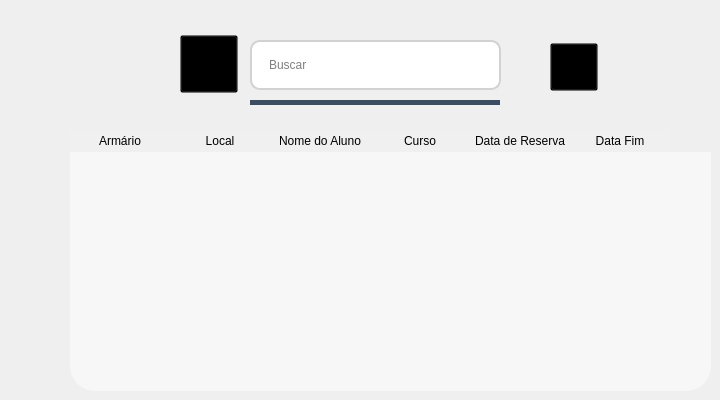
             <widget class="QWidget" name="Search1">
              <widget class="QWidget" name="BlueBar_5" native="true">
               <property name="geometry">
                <rect>
                 <x>250</x>
                 <y>100</y>
                 <width>250</width>
                 <height>5</height>
                </rect>
               </property>
               <property name="styleSheet">
                <string notr="true">background-color: rgb(60, 76, 97);

</string>
               </property>
              </widget>
              <widget class="QTableWidget" name="TabelaBuscar">
               <property name="geometry">
                <rect>
                 <x>70</x>
                 <y>130</y>
                 <width>641</width>
                 <height>261</height>
                </rect>
               </property>
               <property name="styleSheet">
                <string notr="true">QHeaderView::section{
font: 10pt &quot;Seoge UI&quot;;
border-top-left-radius: 25px;
border-bottom-left-radius: 25px;
background-color: rgb(240, 240, 240);
padding: 2px


}

QTableWidget{
background-color: rgb(247, 247, 247);
border-bottom-left-radius: 25px;
border-bottom-right-radius: 25px;
border-left: 5px transparent
} </string>
               </property>
               <column>
                <property name="text">
                 <string>Armário</string>
                </property>
               </column>
               <column>
                <property name="text">
                 <string>Local</string>
                </property>
               </column>
               <column>
                <property name="text">
                 <string>Nome do Aluno</string>
                </property>
               </column>
               <column>
                <property name="text">
                 <string>Curso</string>
                </property>
               </column>
               <column>
                <property name="text">
                 <string>Data de Reserva</string>
                </property>
               </column>
               <column>
                <property name="text">
                 <string>Data Fim</string>
                </property>
               </column>
              </widget>
              <widget class="QLineEdit" name="InputBuscarB">
               <property name="geometry">
                <rect>
                 <x>250</x>
                 <y>40</y>
                 <width>251</width>
                 <height>50</height>
                </rect>
               </property>
               <property name="minimumSize">
                <size>
                 <width>190</width>
                 <height>35</height>
                </size>
               </property>
               <property name="font">
                <font>
                 <family>Segoe UI</family>
                 <pointsize>9</pointsize>
                </font>
               </property>
               <property name="cursor">
                <cursorShape>IBeamCursor</cursorShape>
               </property>
               <property name="styleSheet">
                <string notr="true">QLineEdit{
border: 2px solid rgb(210, 210, 210);
border-radius: 10px;
padding: 15px;
background-color: rgb(255, 255, 255);
}

QLineEdit:hover{
border: 2px solid rgb(150, 150, 150);
}

QLineEdit:focus{
border: 2px solid rgb(51, 66, 87);
color: rgb(51, 66, 87);
}</string>
               </property>
               <property name="maxLength">
                <number>100</number>
               </property>
               <property name="placeholderText">
                <string>Buscar</string>
               </property>
              </widget>
              <widget class="QPushButton" name="BuscarButtonB">
               <property name="geometry">
                <rect>
                 <x>180</x>
                 <y>35</y>
                 <width>58</width>
                 <height>58</height>
                </rect>
               </property>
               <property name="maximumSize">
                <size>
                 <width>64</width>
                 <height>64</height>
                </size>
               </property>
               <property name="cursor">
                <cursorShape>PointingHandCursor</cursorShape>
               </property>
               <property name="styleSheet">
                <string notr="true">background: transparent;</string>
               </property>
               <property name="text">
                <string/>
               </property>
               <property name="icon">
                <iconset resource="IAH/file_rc.qrc">
                 <normaloff>:/Icons/buscariconeTOPBS.png</normaloff>:/Icons/buscariconeTOPBS.png</iconset>
               </property>
               <property name="iconSize">
                <size>
                 <width>64</width>
                 <height>64</height>
                </size>
               </property>
              </widget>
              <widget class="QPushButton" name="VoltarButtonB">
               <property name="geometry">
                <rect>
                 <x>550</x>
                 <y>43</y>
                 <width>48</width>
                 <height>48</height>
                </rect>
               </property>
               <property name="maximumSize">
                <size>
                 <width>48</width>
                 <height>48</height>
                </size>
               </property>
               <property name="cursor">
                <cursorShape>PointingHandCursor</cursorShape>
               </property>
               <property name="styleSheet">
                <string notr="true">background: transparent;</string>
               </property>
               <property name="text">
                <string/>
               </property>
               <property name="icon">
                <iconset resource="IAH/file_rc.qrc">
                 <normaloff>:/Icons/kindpng_116879.png</normaloff>:/Icons/kindpng_116879.png</iconset>
               </property>
               <property name="iconSize">
                <size>
                 <width>48</width>
                 <height>48</height>
                </size>
               </property>
              </widget>
             </widget>
